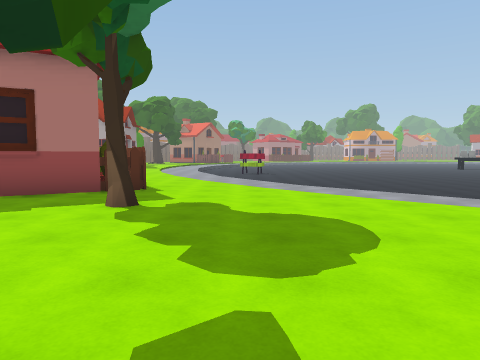
[1] (above)

24 first-person views from a walk through a Unity game level. The camera is 1.4 m above the floor, tilts 4° down and sees 70° across. The floor is counted in squares, 2 m on a side. Each view is taken from the middle of a square. On the plan, view 1 faces up. The plan holds only what a view shows up to about 11 squares ahead; the rest is blank. The place goes on beyond the plan. The player is left out. Some animated figures are left out. Some surface patterns are stand-ins.

[2]
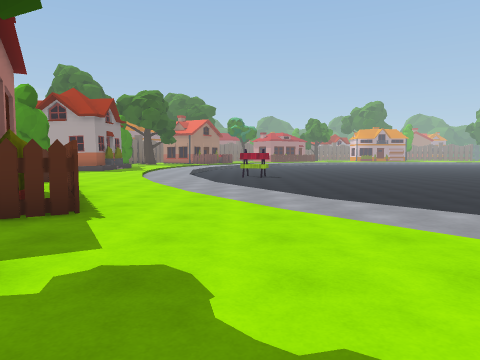

[3]
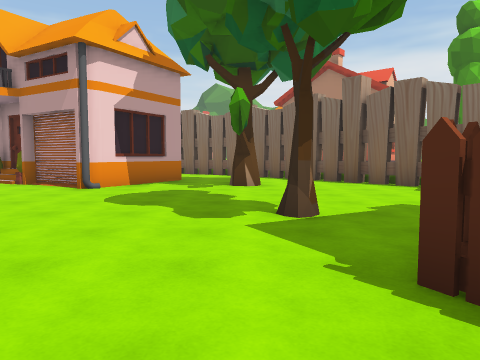

[4]
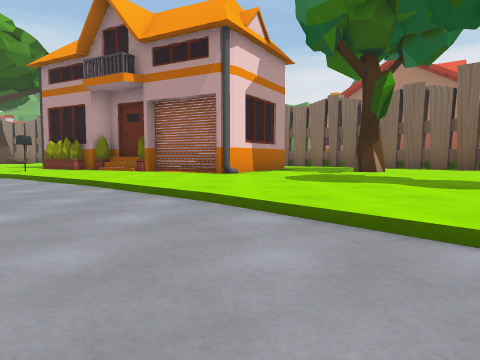

[5]
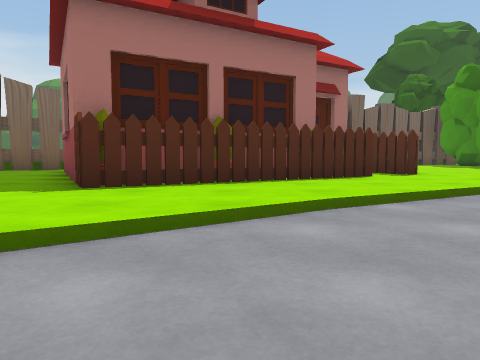

[6]
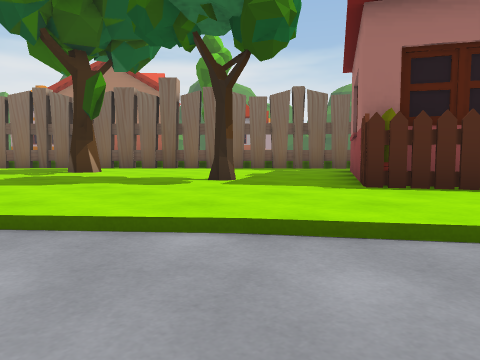

[7]
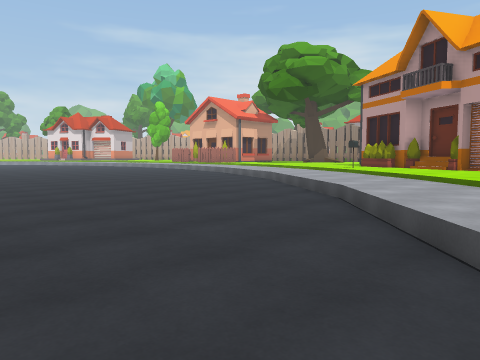

[8]
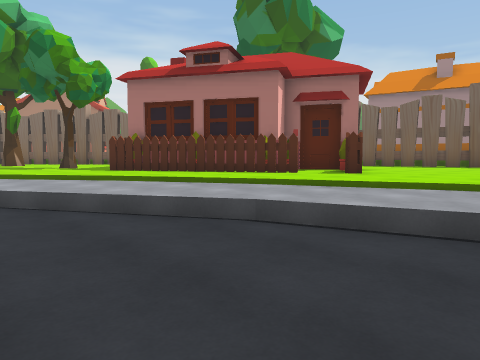

[9]
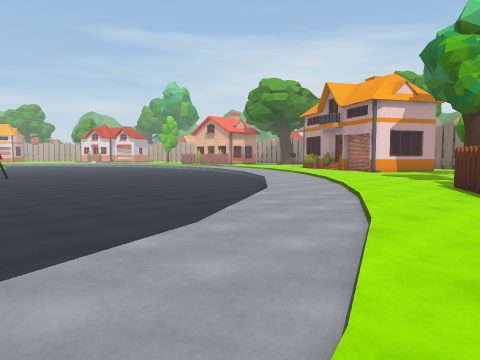

[10]
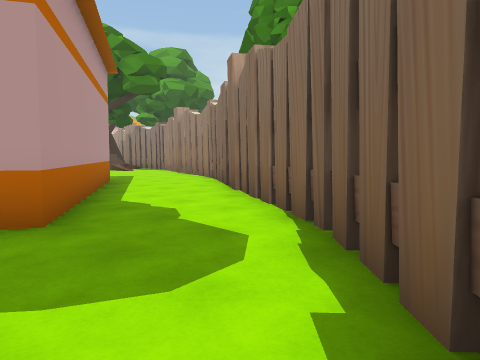

[11]
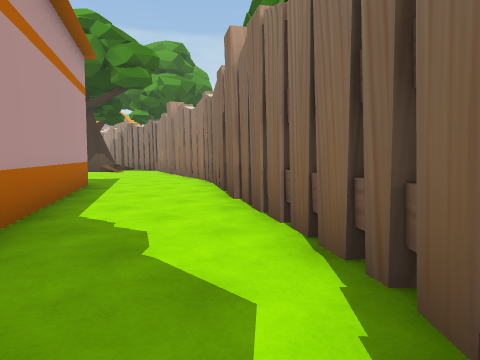

[12]
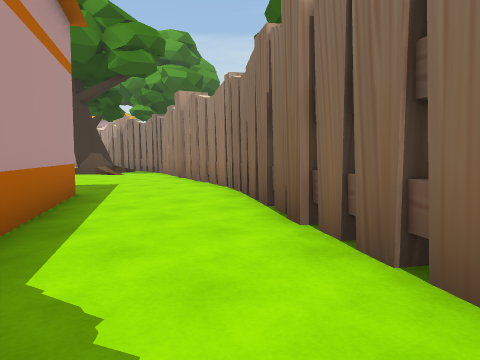

[13]
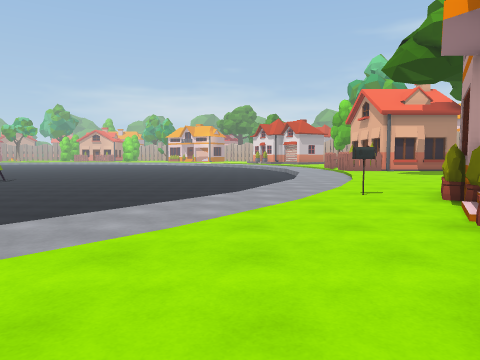

[14]
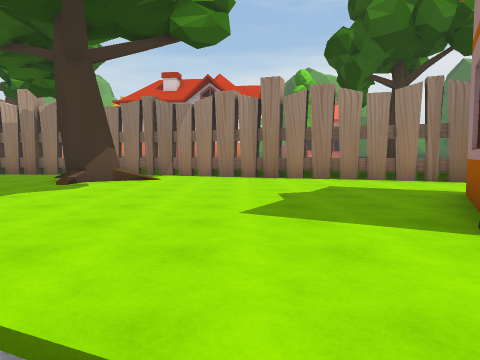

[15]
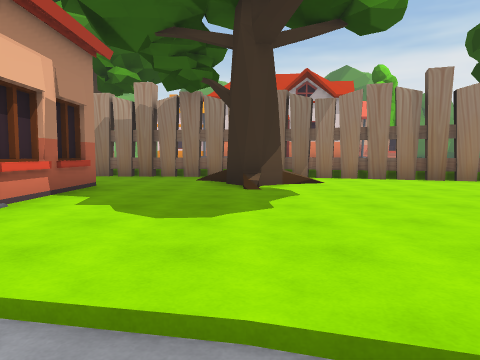

[16]
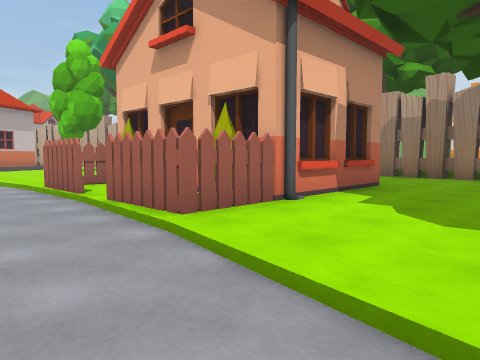

[17]
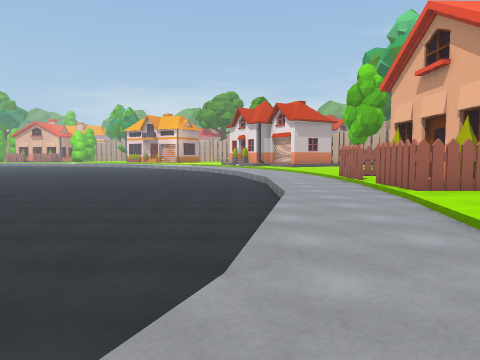

[18]
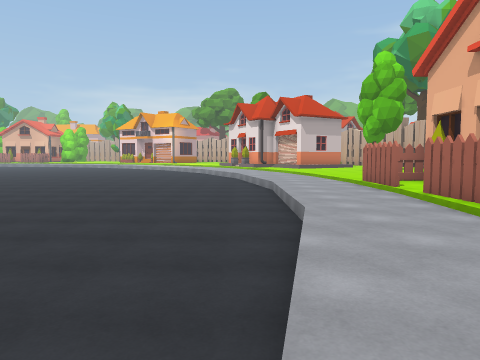

[19]
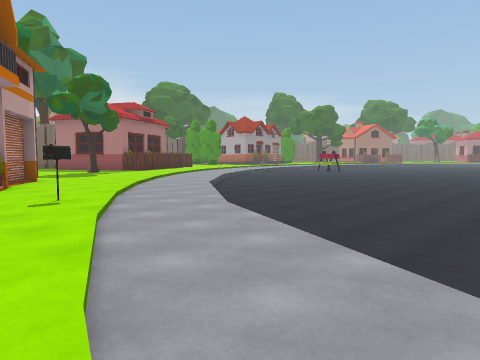

[20]
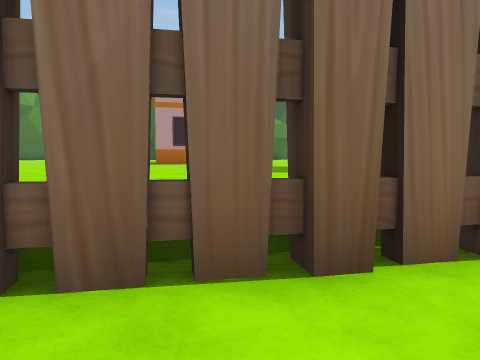

[21]
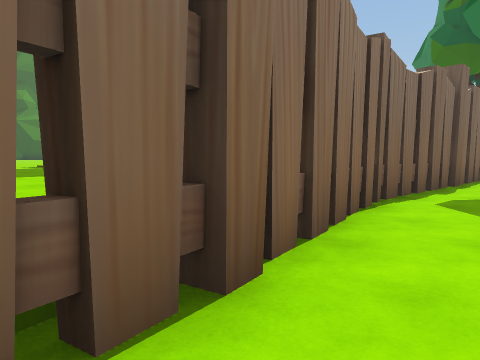

[22]
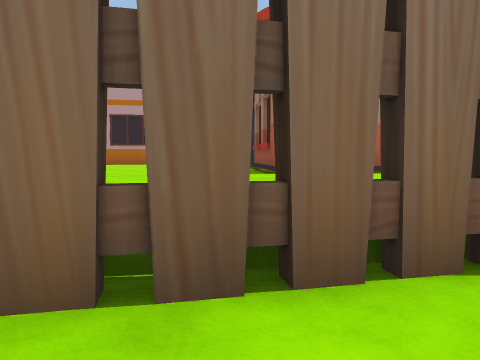

[23]
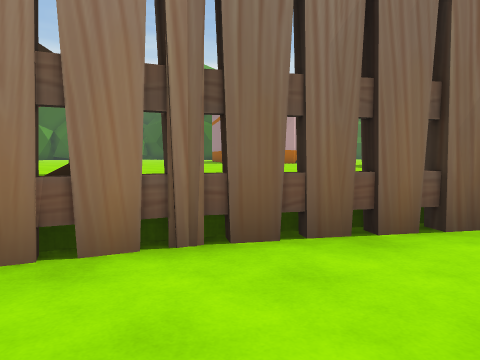

[24]
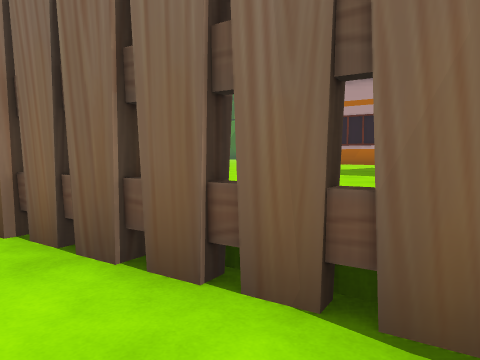

### Floor plan
Key: @ floor where view 1 was taken; # wall or solid block; x gap in a wall; . main floor; - floor 0.25 m lower than the main floor; _ floor 0.75 m lower than the main floor; / step, stairs or slope; ^ raised ledge; O other object.
Columns run from 7 left of view 1 to 26 right of it. Each row starts with its distance up from view 1.
 16    /--____
 15 ....--/_____
 14 ....///__________
 13 .....--__________
 12 .OO..///___________
 11 #O O./--/__________
 10 ###O..///___________
  9    OO..--/____________
  8    #O../--/___________      ____
  7    ##O../--/_________     ______
  6   #O...../--/_______     _______
  5  O...O..../--/______   _________
  4 .........../--/_____  __________
  3 #.........../-/-/_______________
  2  #.......O..../---/_____________
  1  ^#...O..OO...O/--/-//__________
  0   ^#...@OOOO/O...//-//--///////-
 -1    ^#...O   ###.....//----/--//-
 -2     ^#...O##   O........OO/OO//...
 -3      ^#....#O O.........O  .O  ...
 -4       ^##....O..........####O
 -5         ^#..............#
 -6   ## ^^  ^##............#
 -7     #^^^^  ^#........#..#
 -8    ^O^^^^   ^###....##...
 -9   #O^^^^^ ^    ^###.x.....
-10   O^^^^^^^^OO     ^^######
-11    ^^^^^ ^^OO          ^^^

Where each view was taken, in squares from view 1:
view 1: 0 up, 0 right, facing up
view 2: 3 up, 0 right, facing up
view 3: 9 up, 1 left, facing down
view 4: 9 up, 2 right, facing down
view 5: 9 up, 2 right, facing left
view 6: 9 up, 2 right, facing down-left
view 7: 11 up, 2 right, facing down-right
view 8: 16 up, 2 right, facing down-left
view 9: 16 up, 4 left, facing down-right
view 10: 0 up, 3 left, facing down-right
view 11: 1 down, 2 left, facing down-right
view 12: 2 down, 0 right, facing down-right
view 13: 3 up, 1 right, facing right
view 14: 1 up, 10 right, facing down
view 15: 0 up, 14 right, facing down
view 16: 0 up, 14 right, facing down-right
view 17: 1 up, 11 right, facing right
view 18: 1 up, 13 right, facing right
view 19: 1 down, 13 right, facing up-left
view 20: 4 down, 4 right, facing down-left
view 21: 5 down, 4 right, facing left
view 22: 3 down, 2 right, facing down-left
view 23: 5 down, 7 right, facing down-left
view 24: 2 down, 0 right, facing down
